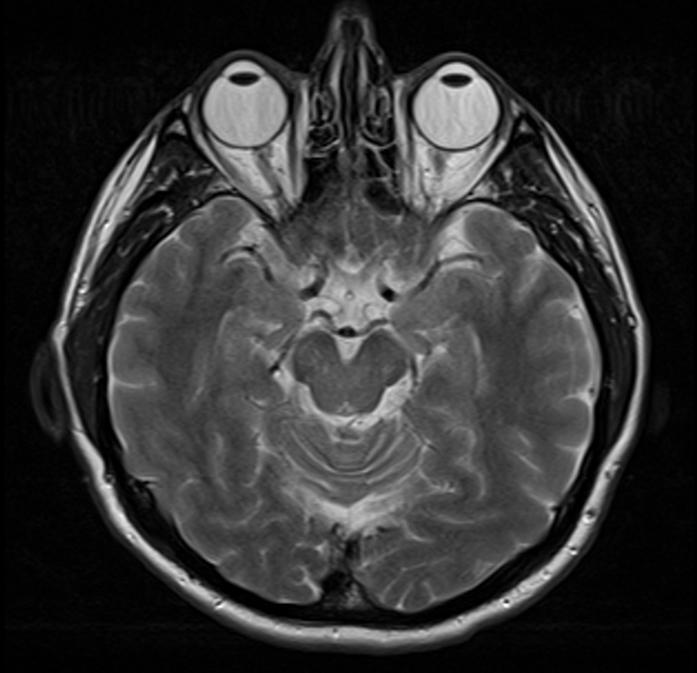
#> input picture Graph Cut Segmentation method/images/raw/brain_transverse.jpg, 697 x 673 px
$ jupyter execute --allow-errors ImageSegmentation_Using_GraphCut_Examples.ipynb   (older library calls are emulated)   (text cells are left out)
#> lines starting #> are read from the running program, lines starting #| are printed output that depends on the picture; pictures that were not available may be replaced by others from this repository, and a replacement may not be noted
### Graph Cut Segmentation method/src/helpFunctions.py
def drawHistogram(newIm, title):
    import matplotlib.pyplot as plt
    import numpy as np
    frequencies, intensities = np.histogram(newIm)
    intensities = intensities[1:]
    plt.plot(intensities, frequencies)
    plt.title(title)
    plt.xlabel("Intensity")
    plt.ylabel("Frequency")

def pdf(x, mu, sig):
    import numpy as np
    return np.exp(-(x - mu)**2 / (sig**2)) / (np.sqrt(2*np.pi)*sig)

def segmentImage(image, threshold='image', imageName='image'):
    from scipy.misc import imsave
    import matplotlib.pyplot as plt
    import numpy as np
    import networkx as nx

    try:
        length, width, _ = image.shape
    except:
        length, width = image.shape

    background = []
    foreground = []


    ## In order to handle 3Bytes pixels
    try:
        image = np.array([[pixel[0] for pixel in line] for line in image])
    except:
        pass

    for line in image:
        for pixel in line:
            if pixel > threshold:
                foreground.append(pixel)
            else:
                background.append(pixel)

    # Sampling 10% of the pixels
    background = np.array(background[::10])
    foreground = np.array(foreground[::10])

    ## Parametre estimation (MLE for Gaussian model)
    print('Estimating parameters')
    muB = background.mean()
    muF = foreground.mean()
    sigmaB = background.std()
    sigmaF = foreground.std()

    ############################
    ## Visualizing the Gaussians
    print('Visualizating Gaussians')
    xAxis = np.linspace(-20, 255, 250)

    pdfB = [pdf(x, muB, sigmaB) for x in xAxis]
    pdfF = [pdf(x, muF, sigmaF) for x in xAxis]

    plt.figure(figsize=(13,5))
    plt.subplot(1, 2, 1)
    plt.plot(xAxis, pdfB, 'b')
    plt.title('Background distribution$(\mu , \sigma) = $({0:.2f}, {1:.2f})'.format(muB, sigmaB))
    plt.xlabel('Intensity')
    plt.ylabel('Probability density')

    plt.subplot(1, 2, 2)
    plt.plot(xAxis, pdfF, 'r')
    plt.title('Foreground distribution$(\mu , \sigma) = $({0:.2f}, {1:.2f})'.format(muF, sigmaF))
    plt.xlabel('Intensity')
    plt.ylabel('Probability density')
    plt.show()

    #####################
    ## Building the graph
    ## Setting the weights for non-terminal edges
    print('Building the Graph')
    myGraph = nx.grid_2d_graph(length, width)
    myGraph.add_node('F')
    myGraph.add_node('B')


    # Building links between non-terminal nodes
    for (xA, yA), (xB, yB) in myGraph.edges:
        capacity = (int(image[xA][yA]) - int(image[xB][yB]))**2
        myGraph.add_edge((xA, yA), (xB, yB), capacity=capacity)

    ## Setting the weights for terminal edges

    # in order to avoir numerical error with the log
    epsilon = 0.0001

    print('Adding weight on terminal edges')
    for node in myGraph.nodes:
        if node != 'F' and node != 'B':
            xNode, yNode = node
            pixel = image[xNode][yNode]
            myGraph.add_edge((xNode, yNode), 'F', capacity=-np.log(pdf(pixel, muB, sigmaB) + epsilon))
            myGraph.add_edge((xNode, yNode), 'B', capacity=-np.log(pdf(pixel, muF, sigmaF) + epsilon))

    ## Realizing the graph cut using Networkx built in minimum_cut function
    print('Cutting the Graph')
    _, (pixelsB, pixelsF) = nx.minimum_cut(G=myGraph, s='F', t='B')

    pixelsB = list(pixelsB)
    pixelsF = list(pixelsF)

    back  = np.zeros((length,width))
    front = np.zeros((length,width))

    for node in myGraph.nodes:
        if node != 'F' and node != 'B':
            x = node[0]
            y = node[1]
            if (x, y) in pixelsB:
                front[x][y] = image[x][y]
            else:
                back[x][y] = image[x][y]

    print('Visualizing the cut')
    plt.figure(figsize=(13,5))
    plt.subplot(1, 2, 1)
    plt.imshow(front)

    plt.subplot(1, 2, 2)
    plt.imshow(back)
    plt.show()

    imsave('./images/background/background_{}'.format(imageName), back)
    imsave('./images/foreground/foreground_{}'.format(imageName), front)

### Graph Cut Segmentation method/ImageSegmentation_Using_GraphCut_Examples.ipynb
[cell 1]
import matplotlib.pyplot as plt
import networkx as nx
import numpy as np
from PIL import Image
from scipy.misc import imsave
from src import helpFunctions

[cell 2]
imBrain1 = Image.open('./images/raw/brain_transverse.jpg')
#> imBrain1 is the input picture: PIL image 697x673 RGB; min 0, max 255, mean 50.7
imBrain2 = Image.open('./images/raw/brain_sagittal.jpg')
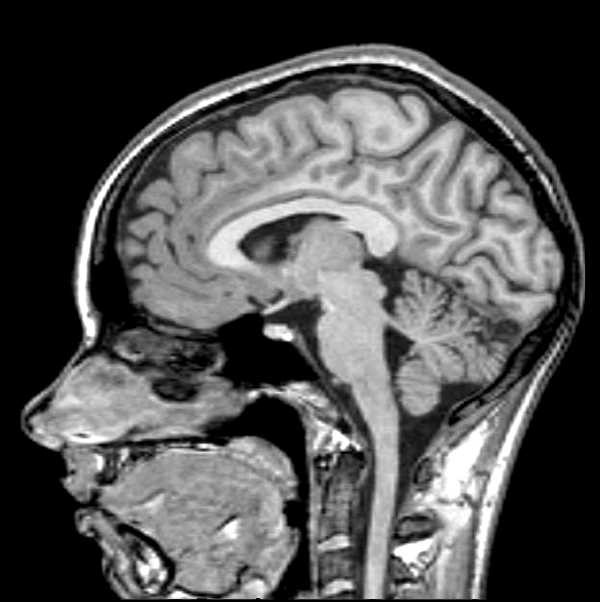
#> input picture Graph Cut Segmentation method/images/raw/brain_sagittal.jpg, 600 x 602 px
#> imBrain2 is the input picture: PIL image 600x602 RGB; mean R, G, B 81.1, 81.1, 81.1
imLions  = Image.open('./images/raw/lions.jpg')
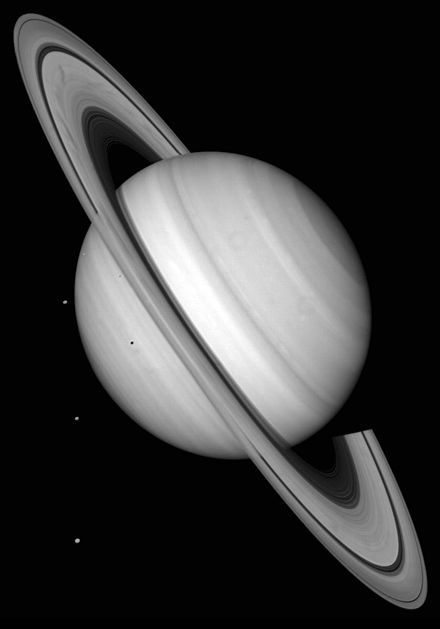
#> input picture Graph Cut Segmentation method/images/raw/saturn.jpg, 440 x 629 px, given in place of lions.jpg, which was not available
#> imLions is the input picture: PIL image 440x629 L; min 0, max 255, mean 56.6
imOwl    = Image.open('./images/raw/owl.jpg')
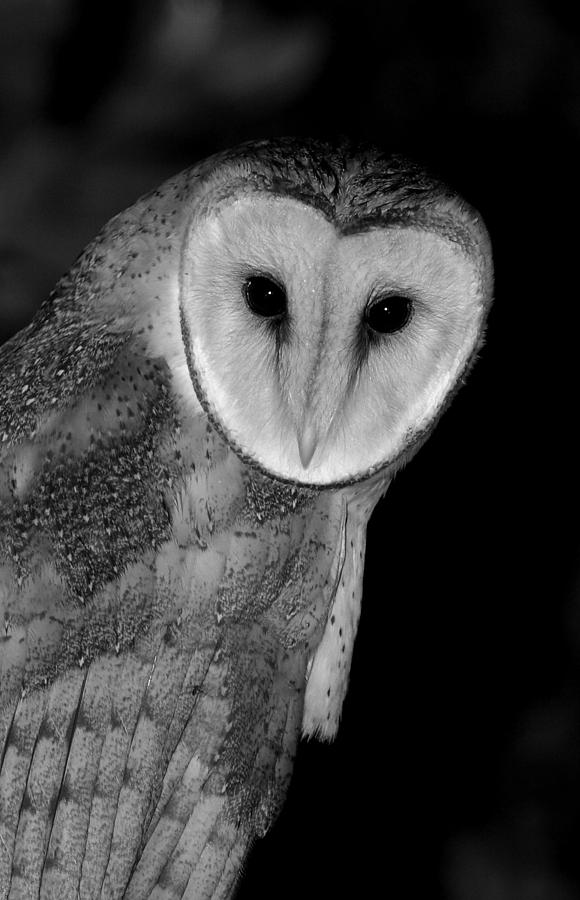
#> input picture Graph Cut Segmentation method/images/raw/owl.jpg, 580 x 900 px
#> imOwl is the input picture: PIL image 580x900 L; min 0, max 255, mean 60.4

length, width = 100, 100

imBrain1 = imBrain1.resize((width, length), Image.ANTIALIAS)
#> imBrain1: PIL image 100x100 RGB
imBrain2 = imBrain2.resize((width, length), Image.ANTIALIAS)
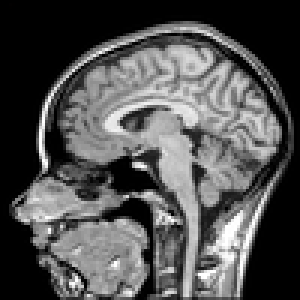
#> imBrain2: PIL image 100x100 RGB (shown 3 times larger); mean R, G, B 81.4, 81.4, 81.4
imLions  = imLions.resize((width, length), Image.ANTIALIAS)
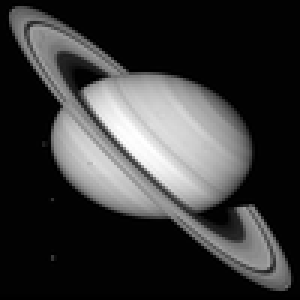
#> imLions: PIL image 100x100 L (shown 3 times larger); min 0, max 255, mean 56.7
imOwl    = imOwl.resize((width, length), Image.ANTIALIAS)
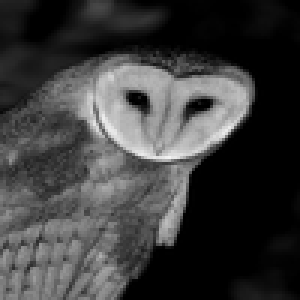
#> imOwl: PIL image 100x100 L (shown 3 times larger); min 0, max 243, mean 60.4

imBrain1 = np.asarray(imBrain1)
imBrain2 = np.asarray(imBrain2)
imLions  = np.asarray(imLions)
imOwl    = np.asarray(imOwl)

plt.figure(figsize=(10,10))
plt.subplot(2, 2, 1)
plt.imshow(imBrain1)
plt.title('Brain image transverse cut')

plt.subplot(2, 2, 2)
plt.imshow(imBrain2)
plt.title('Brain image sagittal cut')

plt.subplot(2, 2, 3)
plt.imshow(imLions)
plt.title('Lions')

plt.subplot(2, 2, 4)
plt.imshow(imOwl)
plt.title('Owl')

plt.show()

[cell 3]
plt.figure(figsize=(10,10))
plt.subplot(2, 2, 1)
helpFunctions.drawHistogram(imBrain1, 'Brain image transverse cut')
#> in drawHistogram, `frequencies, intensities = np.histogram(newIm)`: frequencies = [13170, 2058, 3072, 5088, 2826, 1275, 900, 966, 582, 63]; intensities = [0, 21.9, 43.8, 65.7, 87.6, 109.5, 131.4, 153.3, 175.2, 197.1, 219]
#> in drawHistogram, `intensities = intensities[1:]`: intensities = [21.9, 43.8, 65.7, 87.6, 109.5, 131.4, 153.3, 175.2, 197.1, 219]

plt.subplot(2, 2, 2)
helpFunctions.drawHistogram(imBrain2, 'Brain image sagittal cut')

plt.subplot(2, 2, 3)
helpFunctions.drawHistogram(imLions, 'Lions')

plt.subplot(2, 2, 4)
helpFunctions.drawHistogram(imOwl, 'Owl')

plt.show()
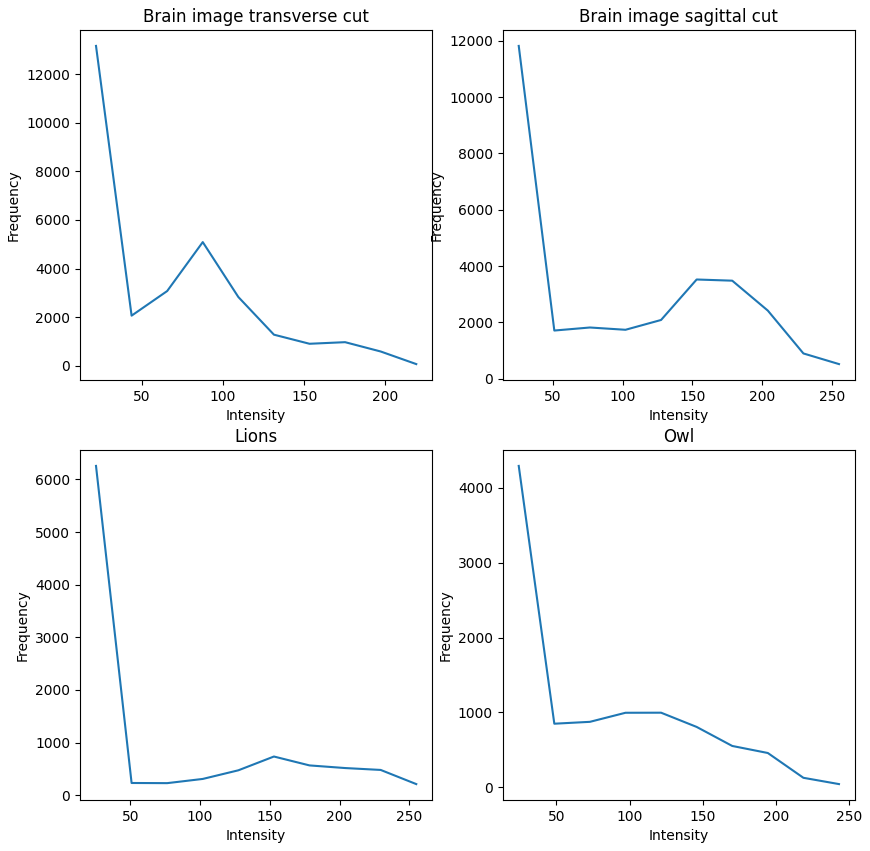
#> figure drawn by matplotlib, 4 panels; panel 1: curve peaks at x = 21.9, y = 13170; panel 2: curve peaks at x = 25.5, y = 11814; panel 3: curve peaks at x = 25.5, y = 6258; panel 4: curve peaks at x = 24.3, y = 4291

[cell 4]
threshold = 55
imageName = 'brain_transverse.jpg'

#> (the rest of this cell did not finish here and is left out)

#> the loop in segmentImage, `for line in image:` made 100 passes
#> after the loop in segmentImage, `for line in image:`: background = 5347 values, max 55 at index 250, min 0 at index 200, mean 10.29; foreground = 4653 values, max 219 at index 3941, min 56 at index 7, mean 97.34
#> in segmentImage, `background = np.array(background[::10])`: background = 535 values, max 55 at index 25, min 0 at index 20, mean 10.69
#> in segmentImage, `foreground = np.array(foreground[::10])`: foreground = 466 values, max 218 at index 9, min 56 at index 137, mean 96.23
#> in segmentImage, `muB = background.mean()`: muB = 10.69
#> in segmentImage, `muF = foreground.mean()`: muF = 96.23
#> in segmentImage, `sigmaB = background.std()`: sigmaB = 14.03
#> in segmentImage, `sigmaF = foreground.std()`: sigmaF = 35.1
#> in segmentImage, `pdfB = [pdf(x, muB, sigmaB) for x in xAxis]`: pdfB = 250 values, max 0.0284 at index 28, min 6.16e-134 at index 249, mean 0.00256
#> in segmentImage, `pdfF = [pdf(x, muF, sigmaF) for x in xAxis]`: pdfF = 250 values, max 0.0114 at index 105, min 1.47e-11 at index 249, mean 0.00256
#> the loop in segmentImage, `for (xA, yA), (xB, yB) in myGraph.edges:` made 19800 passes
#> capacity on passes 1 to 3: 0, 1, 0
#> the loop in segmentImage, `for node in myGraph.nodes:` made 10002 passes
#> (node, pixel) on passes 1 to 12: ((0, 0), 1), ((0, 1), 2), ((0, 2), 1), ((0, 3), 2), ((0, 4), 1), ((0, 5), 1), ((0, 6), 2), ((0, 7), 2), ((0, 8), 2), ((0, 9), 2), ((0, 10), 2), ((0, 11), 2)
#> pixel on passes 61 to 66: 3, 3, 4, 3, 2, 3

[cell 5]
threshold = 90
imageName = 'brain_sagittal_cut.jpg'

#> (the rest of this cell did not finish here and is left out)

#> call 2 of segmentImage, with threshold = 90, imageName = 'brain_sagittal_cut.jpg'
#> the loop in segmentImage (call 2), `for line in image:` made 100 passes
#> after the loop in segmentImage (call 2), `for line in image:`: background = 5433 values, max 90 at index 1168, min 0 at index 0, mean 17; foreground = 4567 values, max 255 at index 1172, min 91 at index 90, mean 157.9
#> in segmentImage (call 2), `background = np.array(background[::10])`: background = 544 values, max 90 at index 140, min 0 at index 0, mean 17.22
#> in segmentImage (call 2), `foreground = np.array(foreground[::10])`: foreground = 457 values, max 255 at index 322, min 91 at index 9, mean 158
#> in segmentImage (call 2), `muB = background.mean()`: muB = 17.22
#> in segmentImage (call 2), `muF = foreground.mean()`: muF = 158
#> in segmentImage (call 2), `sigmaB = background.std()`: sigmaB = 27.32
#> in segmentImage (call 2), `sigmaF = foreground.std()`: sigmaF = 35.91
#> in segmentImage (call 2), `xAxis = np.linspace(-20, 255, 250)`: xAxis = 250 values from -20 to 255
#> in segmentImage (call 2), `pdfB = [pdf(x, muB, sigmaB) for x in xAxis]`: pdfB = 250 values, max 0.0146 at index 34, min 1.83e-35 at index 249, mean 0.0025
#> in segmentImage (call 2), `pdfF = [pdf(x, muF, sigmaF) for x in xAxis]`: pdfF = 250 values, max 0.0111 at index 161, min 2.38e-13 at index 0, mean 0.00256
#> in segmentImage (call 2), `plt.show()`:
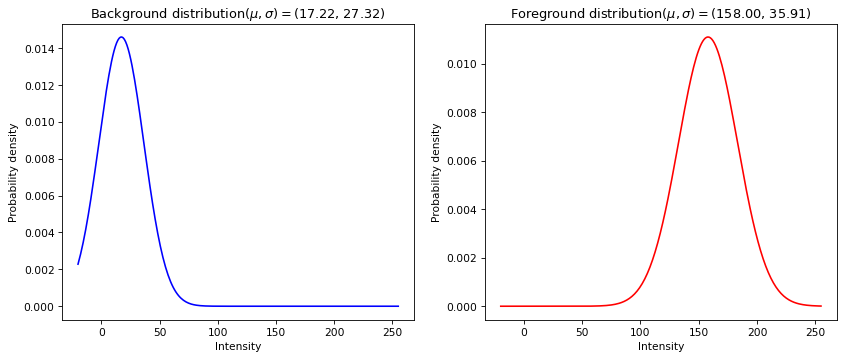
#> figure drawn by matplotlib, 2 panels; panel 1: curve peaks at x = 17.55, y = 0.0146; panel 2: curve peaks at x = 157.8, y = 0.0111
#> the loop in segmentImage (call 2), `for (xA, yA), (xB, yB) in myGraph.edges:` made 19800 passes
#> the loop in segmentImage (call 2), `for node in myGraph.nodes:` made 10002 passes
#> node on passes 1 to 12: (0, 0), (0, 1), (0, 2), (0, 3), (0, 4), (0, 5), (0, 6), (0, 7), (0, 8), (0, 9), (0, 10), (0, 11)

[cell 6]
threshold = 65
imageName = 'lions.jpg'

#> (the rest of this cell did not finish here and is left out)

#> call 3 of segmentImage, with threshold = 65, imageName = 'lions.jpg'
#> the loop in segmentImage (call 3), `for line in image:` made 100 passes
#> in segmentImage (call 3), `plt.show()`:
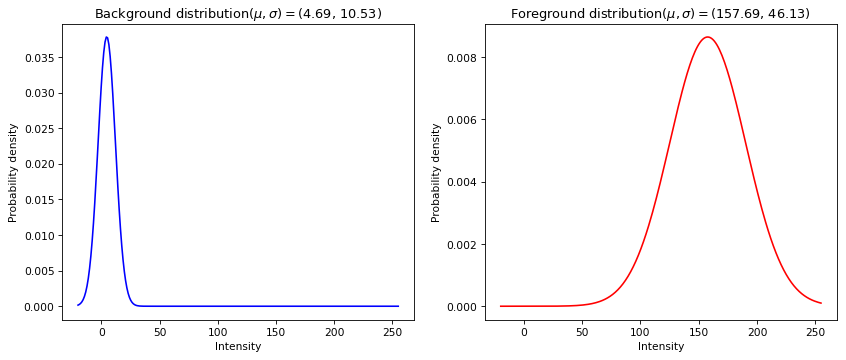
#> figure drawn by matplotlib, 2 panels; panel 1: curve peaks at x = 4.3, y = 0.0378; panel 2: curve peaks at x = 157.8, y = 0.00865
#> the loop in segmentImage (call 3), `for node in myGraph.nodes:` made 10002 passes

[cell 7]
threshold = 60
imageName = 'owl.jpg'

#> (the rest of this cell did not finish here and is left out)

#> call 4 of segmentImage, with threshold = 60, imageName = 'owl.jpg'
#> the loop in segmentImage (call 4), `for line in image:` made 100 passes
#> in segmentImage (call 4), `plt.show()`:
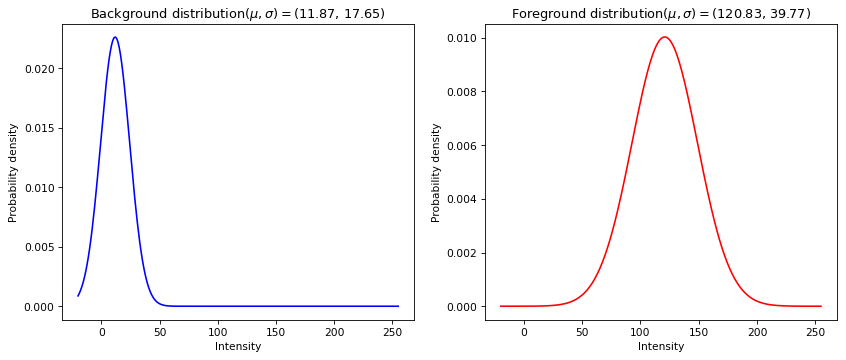
#> figure drawn by matplotlib, 2 panels; panel 1: curve peaks at x = 12.03, y = 0.0226; panel 2: curve peaks at x = 121.4, y = 0.01
#> the loop in segmentImage (call 4), `for node in myGraph.nodes:` made 10002 passes
